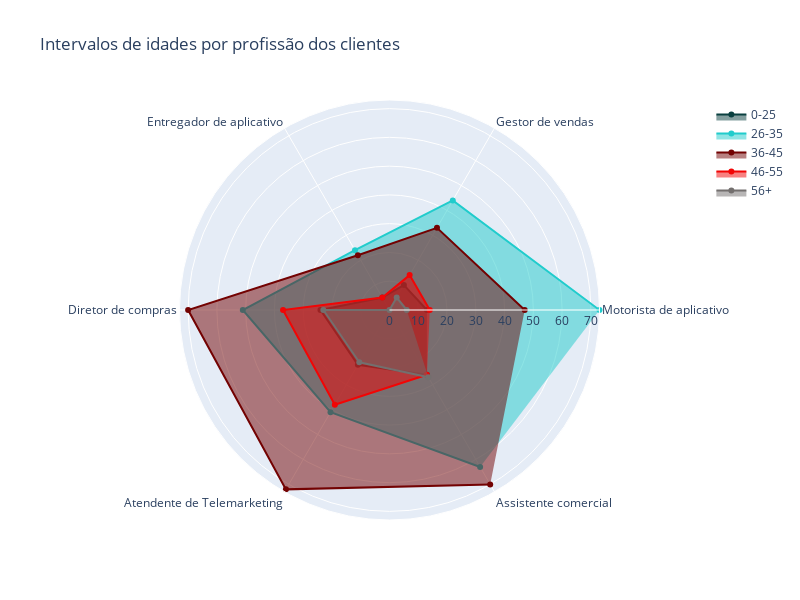

The cell this chart's notebook holds for it:
### Code cell
radarPlot(df = df_ageBin_ocu, iter = 'age_bin', r = 'count', theta = 'job', 
            title = 'Intervalos de idades por profissão dos clientes', rangeMin = 0, rangeMax = df_ageBin_ocu['count'].max(), width = 800, height = 600)

### Figure 1 — Plotly figure (JSON) as saved in the notebook; plotly's stock layout.template omitted (floating-point values rounded to 4 significant figures)
{"data": [{"fill": "toself", "marker": {"color": "#0A4040"}, "name": "0-25", "r": [13, 10, 5, 24, 22, 26], "theta": ["Motorista de aplicativo", "Gestor de vendas", "Entregador de aplicativo", "Diretor de compras", "Atendente de Telemarketing", "Assistente comercial"], "type": "scatterpolar"}, {"fill": "toself", "marker": {"color": "#21CCCC"}, "name": "26-35", "r": [73, 44, 24, 51, 41, 63], "theta": ["Motorista de aplicativo", "Gestor de vendas", "Entregador de aplicativo", "Diretor de compras", "Atendente de Telemarketing", "Assistente comercial"], "type": "scatterpolar"}, {"fill": "toself", "marker": {"color": "#730202"}, "name": "36-45", "r": [47, 33, 22, 70, 72, 70], "theta": ["Motorista de aplicativo", "Gestor de vendas", "Entregador de aplicativo", "Diretor de compras", "Atendente de Telemarketing", "Assistente comercial"], "type": "scatterpolar"}, {"fill": "toself", "marker": {"color": "#F20505"}, "name": "46-55", "r": [14, 14, 5, 37, 38, 26], "theta": ["Motorista de aplicativo", "Gestor de vendas", "Entregador de aplicativo", "Diretor de compras", "Atendente de Telemarketing", "Assistente comercial"], "type": "scatterpolar"}, {"fill": "toself", "marker": {"color": "#736F6E"}, "name": "56+", "r": [6, 5, 0, 23, 21, 27], "theta": ["Motorista de aplicativo", "Gestor de vendas", "Entregador de aplicativo", "Diretor de compras", "Atendente de Telemarketing", "Assistente comercial"], "type": "scatterpolar"}], "layout": {"height": 600, "polar": {"angularaxis": {"type": "category"}, "radialaxis": {"autorange": false, "range": [0, 73], "type": "linear", "visible": true}}, "showlegend": true, "title": {"text": "<span>Intervalos de idades por profissão dos clientes</span>"}, "width": 800}}
